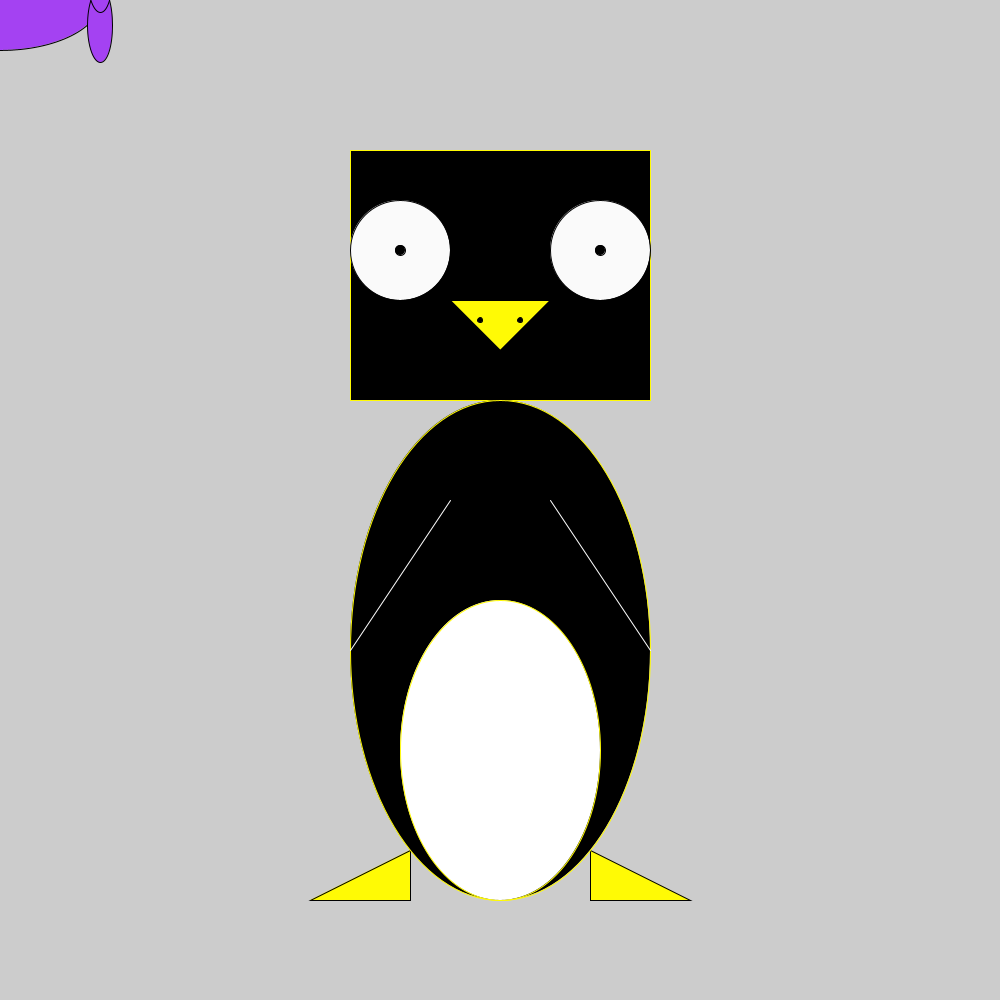
Frame 1 (no input)
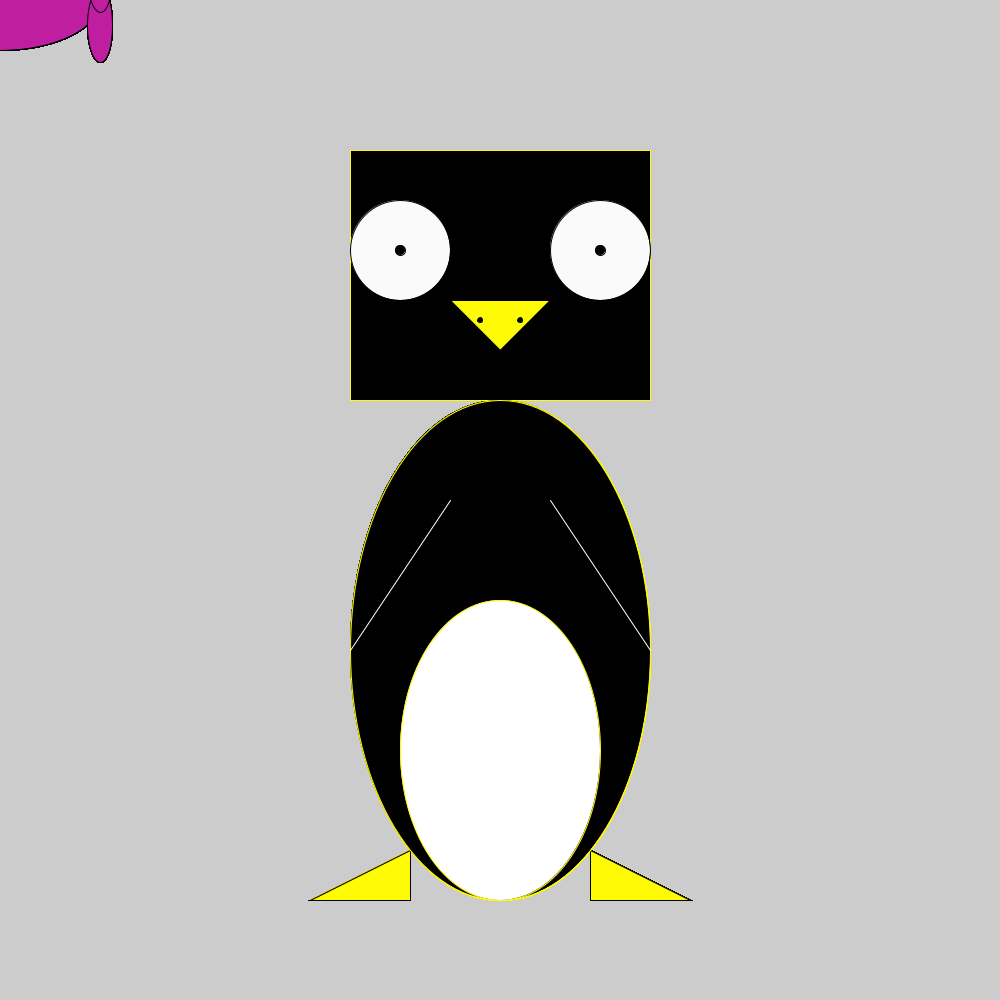
Frame 60 (the mouse pressed at the canvas centre just before this capture)
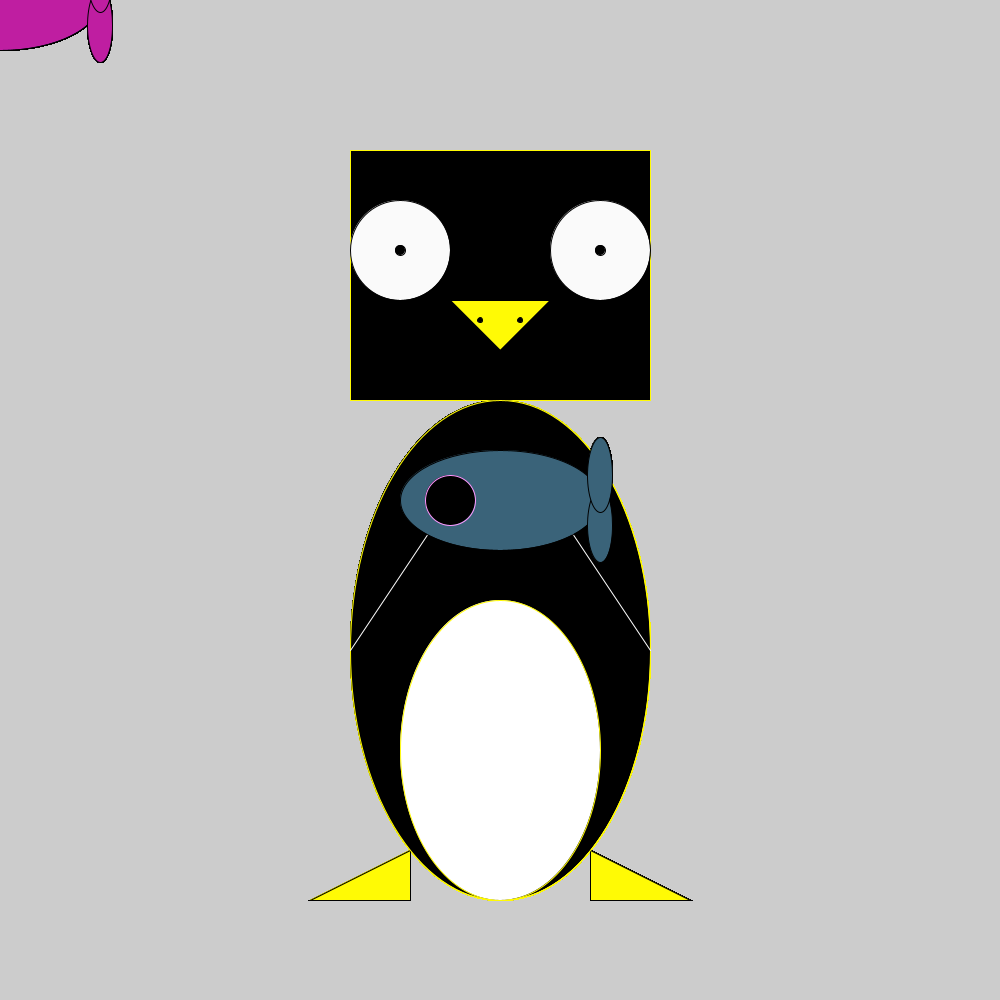
Frame 120 (the mouse held since frame 60 and released just before this capture)

The Processing sketch that drew these frames (run headless with seeded random() and noise(); from frame 60 on, the mouse is pressed at the canvas centre):

// Processing sketch: processing_51423
// ── processing_51423.pde

float fishR;
float fishG;
float fishB;

void setup(){
size(1000,1000);



}

void draw(){
    
    
    
smooth();
//head 
fill(0);
stroke(255,250,5);
rectMode(CORNER);
rect(350,150,300,250);

//eyes
fill(250);
stroke(0);
ellipseMode(CENTER);
ellipse(400,250,100,100);
ellipse(600,250,100,100);

//pupils
stroke(0);
fill(0);
ellipse(400,250,10,10);
ellipse(600,250,10,10);

//beak
fill(255,250,5);
triangle(450,300,550,300,500,350);
stroke(0);
fill(0);
ellipse(480,320,5,5);
ellipse(520,320,5,5);
fill(255,250,5);
triangle(410,850,410,900,310,900);
triangle(590,850,590,900,690,900);

//body
fill(0);stroke(255,250,5);
ellipseMode(CORNERS);
ellipse(350,400,650,900);
fill(255);
ellipse(400,600,600,900);

//wings
stroke(255);
line(450,500,350,650);
line(550,500,650,650);

//phish
fishR = random(255);
fishG = random(255);
fishB = random(255); 
ellipseMode(CENTER);
fill(fishR,fishG,fishB);
stroke(0);

ellipse(mouseX,mouseY,200,100);
ellipse(mouseX+100,mouseY+25,25,75);
ellipse(mouseX+100,mouseY-25,25,75);
fill(0);
stroke(mouseY,150,mouseX);
ellipse(mouseX-50,mouseY,50,50);


}
